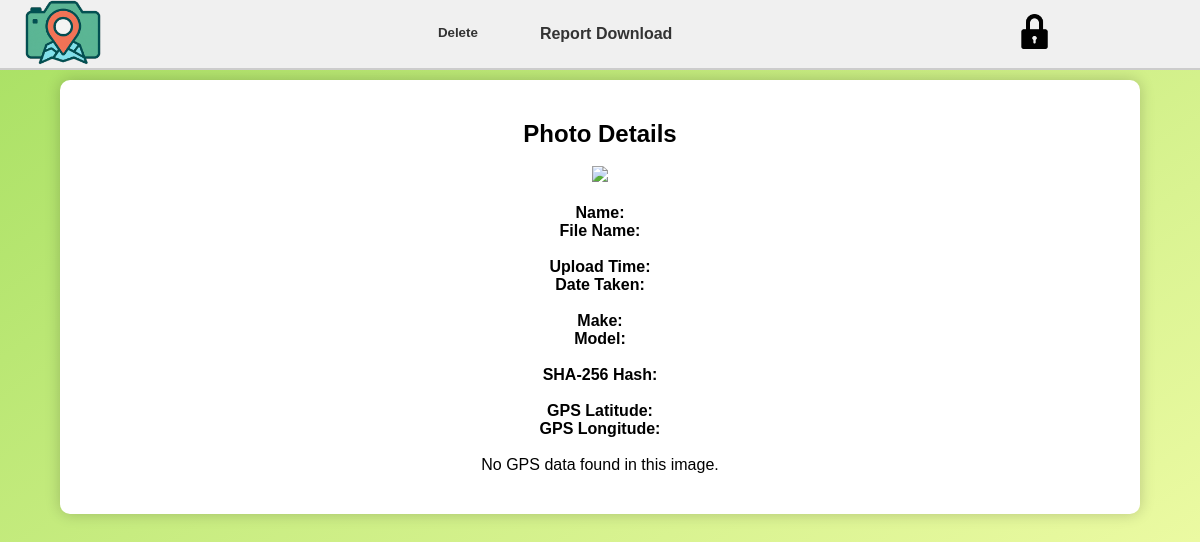
The app's page /output/GHR-2101-Photo6, older data.
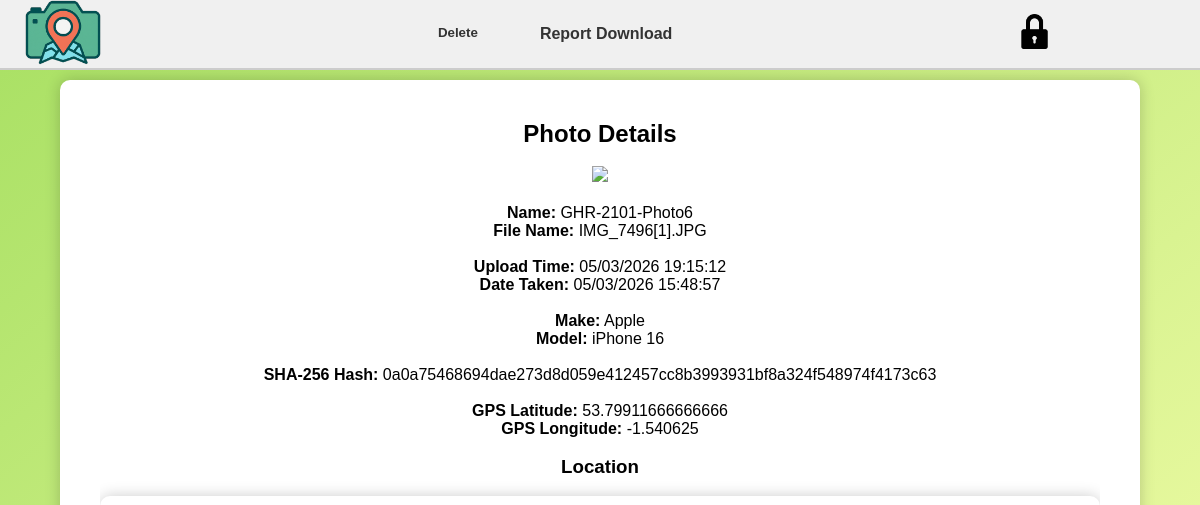
The same page, newer data.
### tables this page shows
CREATE TABLE photos (
                    id INTEGER PRIMARY KEY AUTOINCREMENT,
                    name TEXT,
                    filename TEXT,
                    filepath TEXT,
                    upload_datetime TEXT,
                    taken_datetime TEXT,
                    make TEXT,
                    model TEXT,
                    gps_lat REAL,
                    gps_lon REAL,
                    hash TEXT
                );

### main.py (the view)
@app.route('/output/<name>')
def output_page(name):
    conn = sqlite3.connect('database.db')
    conn.row_factory = sqlite3.Row
    c = conn.cursor()
    c.execute("SELECT * FROM photos WHERE name = ?", (name,))
    data = c.fetchone()
    conn.close()
    return render_template('output.html', data=data)

### templates/output.html (shortened to what this page needs)
<!DOCTYPE html>
<html lang="en">
<link href="https://api.mapbox.com/mapbox-gl-js/v2.15.0/mapbox-gl.css" rel="stylesheet" />
<head>
    <link rel="stylesheet" href="{{ url_for('static', filename='style.css') }}">
</head>
<nav class="navbar">
    <div class="nav-left">
        <a href="/dashboard" class="logo-link">
            <img src="{{ url_for('static', filename='camera-icon.png') }}" class="nav-logo">
        </a>
    </div>
    <div class="nav-center">
        <form id="deleteForm" action="{{ url_for('delete_photo', name=data['name']) }}" method="POST" style="display:inline;">
    <button type="button" onclick="confirmDelete()"
        style="background:none; border:none; color:#333; font-weight:bold; cursor:pointer; padding:8px 16px; border-radius:5px;">
        Delete
    </button>
</form>
        <a href="{{ url_for('generate_report', name=data['name']) }}"
   style="text-decoration:none; color:#333; font-weight:bold; padding:8px 16px; border-radius:5px;">
   Report Download
</a>
    </div>
    <div class="nav-right">
        <a href="/logout" class="lock-btn">
            <img src="{{ url_for('static', filename='lock.png') }}" class="lock-logo">
        </a>
    </div>
</nav>
<div class="container">
    <div class="table-wrapper">
        <h2>Photo Details</h2><br>
        <img src="/{{ data[3] }}" width="500"><br><br>
        <p><strong>Name:</strong> {{ data[1] }}</p>
        <p><strong>File Name:</strong> {{ data[2] }}</p><br>
        <p><strong>Upload Time:</strong> {{ data[4] }}</p>
        <p><strong>Date Taken:</strong> {{ data[5] }}</p><br>
        <p><strong>Make:</strong> {{ data[6] }}</p>
        <p><strong>Model:</strong> {{ data[7] }}</p><br>
        <p><strong>SHA-256 Hash:</strong> {{ data[10] }}</p><br>
        <p><strong>GPS Latitude:</strong> {{ data[8] }}</p>
        <p><strong>GPS Longitude:</strong> {{ data[9] }}</p>
        <br>
        {% if data["gps_lat"] and data["gps_lon"] %}
            <h3>Location</h3><br>
            <div id="map"></div>
        {% else %}
            <p>No GPS data found in this image.</p>
        {% endif %}
    </div>
</div>
</body>
</html>

Row changes from the older to the newer data that the page shows:
added photos: name "GHR-2101-Photo6", filename "IMG_7496[1].JPG", upload_datetime "05/03/2026 19:15:12", taken_datetime "05/03/2026 15:48:57", make "Apple", model "iPhone 16", hash "0a0a75468694dae273d8d059e412457cc8b3993931bf8a324f548974f4173c63", gps_lat "53.79911666666666", gps_lon "-1.540625"
Text that changed along with them:
text no longer shown: "No GPS data found in this image."
text now shown: "Location"
